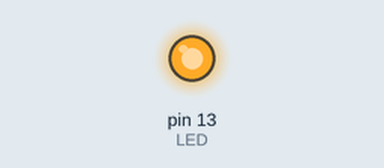
A sketch run on a simulated Arduino Uno, built with avr-gcc and run on an emulated ATmega328P. Parts: output pins drawn as LEDs (lit = HIGH).

Above: at 0.3 s.
At 12.1 s:
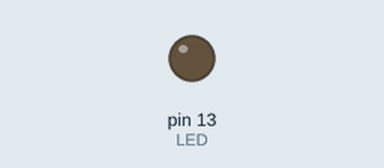
Timing chart, 0 to 17.2 s (numbered marks = the images above):
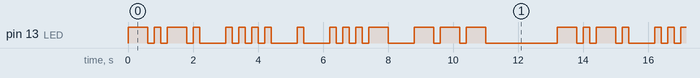

Measured:
- by itself, pin 13 (LED): moves between LOW and HIGH, repeating every 13.2 s
- by itself, everything shown: repeats every 13.2 s, in 32 steps

The sketch:

BlinkBasico.ino
```cpp
// LAB 1 - VARIACIÓN: Parpadeo con patrón personalizado (Morse)
const int LED = 13;

void dot() { digitalWrite(LED,HIGH); delay(200); digitalWrite(LED,LOW);
delay(200); }
void dash() { digitalWrite(LED,HIGH); delay(600); digitalWrite(LED,LOW);
delay(200); }


void space() { delay(600); }

void setup() { pinMode(LED, OUTPUT); }


void loop() {
  // C = -.-.
  dash(); dot(); dash(); dot(); space();
  // H = ....
  dot(); dot(); dot(); dot(); space();
  // E = .
  dot(); space();
  // V = ...-
  dot(); dot(); dot(); dash(); space();
  // O = ---
  dash(); dash(); dash();

  delay(2000);
}
```
